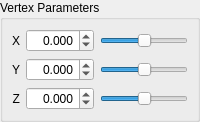
                    <widget class="QWidget" name="VertexParameters">
                     <layout class="QHBoxLayout" name="horizontalLayout_14">
                      <property name="margin">
                       <number>0</number>
                      </property>
                      <item>
                       <widget class="QGroupBox" name="MultiSegmentPlacerVertexParametersBox">
                        <property name="sizePolicy">
                         <sizepolicy hsizetype="Preferred" vsizetype="Preferred">
                          <horstretch>0</horstretch>
                          <verstretch>0</verstretch>
                         </sizepolicy>
                        </property>
                        <property name="title">
                         <string>Vertex Parameters</string>
                        </property>
                        <layout class="QGridLayout" name="gridLayout_27">
                         <item row="0" column="0">
                          <widget class="QLabel" name="MultiSegmentPlacerVertexParametersXLabel">
                           <property name="text">
                            <string>X</string>
                           </property>
                           <property name="alignment">
                            <set>Qt::AlignRight|Qt::AlignTrailing|Qt::AlignVCenter</set>
                           </property>
                          </widget>
                         </item>
                         <item row="1" column="0">
                          <widget class="QLabel" name="MultiSegmentPlacerVertexParametersYLabel">
                           <property name="text">
                            <string>Y</string>
                           </property>
                           <property name="alignment">
                            <set>Qt::AlignRight|Qt::AlignTrailing|Qt::AlignVCenter</set>
                           </property>
                          </widget>
                         </item>
                         <item row="2" column="0">
                          <widget class="QLabel" name="MultiSegmentPlacerVertexParametersZLabel">
                           <property name="text">
                            <string>Z</string>
                           </property>
                           <property name="alignment">
                            <set>Qt::AlignRight|Qt::AlignTrailing|Qt::AlignVCenter</set>
                           </property>
                          </widget>
                         </item>
                         <item row="0" column="1">
                          <widget class="QDoubleSpinBox" name="MultiSegmentPlacerXSpinBox">
                           <property name="alignment">
                            <set>Qt::AlignRight|Qt::AlignTrailing|Qt::AlignVCenter</set>
                           </property>
                           <property name="decimals">
                            <number>3</number>
                           </property>
                           <property name="minimum">
                            <double>-10.000000000000000</double>
                           </property>
                           <property name="maximum">
                            <double>10.000000000000000</double>
                           </property>
                           <property name="singleStep">
                            <double>0.100000000000000</double>
                           </property>
                          </widget>
                         </item>
                         <item row="1" column="1">
                          <widget class="QDoubleSpinBox" name="MultiSegmentPlacerYSpinBox">
                           <property name="alignment">
                            <set>Qt::AlignRight|Qt::AlignTrailing|Qt::AlignVCenter</set>
                           </property>
                           <property name="decimals">
                            <number>3</number>
                           </property>
                           <property name="minimum">
                            <double>-10.000000000000000</double>
                           </property>
                           <property name="maximum">
                            <double>10.000000000000000</double>
                           </property>
                           <property name="singleStep">
                            <double>0.100000000000000</double>
                           </property>
                          </widget>
                         </item>
                         <item row="2" column="1">
                          <widget class="QDoubleSpinBox" name="MultiSegmentPlacerZSpinBox">
                           <property name="alignment">
                            <set>Qt::AlignRight|Qt::AlignTrailing|Qt::AlignVCenter</set>
                           </property>
                           <property name="decimals">
                            <number>3</number>
                           </property>
                           <property name="minimum">
                            <double>-10.000000000000000</double>
                           </property>
                           <property name="maximum">
                            <double>10.000000000000000</double>
                           </property>
                           <property name="singleStep">
                            <double>0.100000000000000</double>
                           </property>
                          </widget>
                         </item>
                         <item row="0" column="2">
                          <widget class="QSlider" name="MultiSegmentPlacerXSlider">
                           <property name="minimum">
                            <number>-100</number>
                           </property>
                           <property name="maximum">
                            <number>100</number>
                           </property>
                           <property name="orientation">
                            <enum>Qt::Horizontal</enum>
                           </property>
                          </widget>
                         </item>
                         <item row="1" column="2">
                          <widget class="QSlider" name="MultiSegmentPlacerYSlider">
                           <property name="minimum">
                            <number>-100</number>
                           </property>
                           <property name="maximum">
                            <number>100</number>
                           </property>
                           <property name="orientation">
                            <enum>Qt::Horizontal</enum>
                           </property>
                          </widget>
                         </item>
                         <item row="2" column="2">
                          <widget class="QSlider" name="MultiSegmentPlacerZSlider">
                           <property name="minimum">
                            <number>-100</number>
                           </property>
                           <property name="maximum">
                            <number>100</number>
                           </property>
                           <property name="orientation">
                            <enum>Qt::Horizontal</enum>
                           </property>
                          </widget>
                         </item>
                        </layout>
                       </widget>
                      </item>
                     </layout>
                    </widget>
